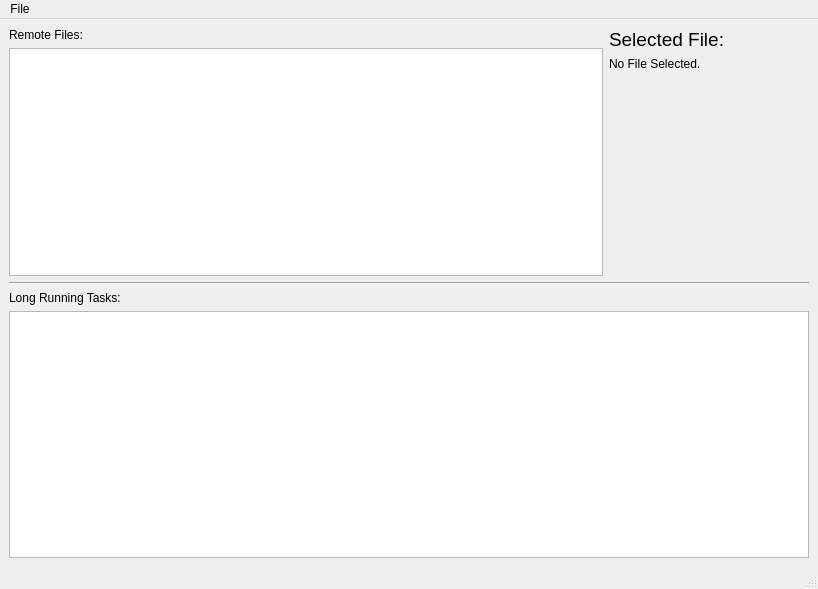
<?xml version="1.0" encoding="UTF-8"?>
<ui version="4.0">
 <comment>
********************************************************************************
**
** Copyright (c) 2017 The University of Notre Dame
** Copyright (c) 2017 The Regents of the University of California
**
** Redistribution and use in source and binary forms, with or without modification,
** are permitted provided that the following conditions are met:
**
** 1. Redistributions of source code must retain the above copyright notice, this 
** list of conditions and the following disclaimer.
**
** 2. Redistributions in binary form must reproduce the above copyright notice, this
** list of conditions and the following disclaimer in the documentation and/or other
** materials provided with the distribution.
**
** 3. Neither the name of the copyright holder nor the names of its contributors may
** be used to endorse or promote products derived from this software without specific
** prior written permission.
**
** THIS SOFTWARE IS PROVIDED BY THE COPYRIGHT HOLDERS AND CONTRIBUTORS &quot;AS IS&quot; AND ANY
** EXPRESS OR IMPLIED WARRANTIES, INCLUDING, BUT NOT LIMITED TO, THE IMPLIED WARRANTIES
** OF MERCHANTABILITY AND FITNESS FOR A PARTICULAR PURPOSE ARE DISCLAIMED. IN NO EVENT
** SHALL THE COPYRIGHT HOLDER OR CONTRIBUTORS BE LIABLE FOR ANY DIRECT, INDIRECT,
** INCIDENTAL, SPECIAL, EXEMPLARY, OR CONSEQUENTIAL DAMAGES (INCLUDING, BUT NOT LIMITED
** TO, PROCUREMENT OF SUBSTITUTE GOODS OR SERVICES; LOSS OF USE, DATA, OR PROFITS; OR
** BUSINESS INTERRUPTION) HOWEVER CAUSED AND ON ANY THEORY OF LIABILITY, WHETHER IN
** CONTRACT, STRICT LIABILITY, OR TORT (INCLUDING NEGLIGENCE OR OTHERWISE) ARISING
** IN ANY WAY OUT OF THE USE OF THIS SOFTWARE, EVEN IF ADVISED OF THE POSSIBILITY OF
** SUCH DAMAGE.
**
**********************************************************************************

// Contributors:
// Written by Peter Sempolinski, for the Natural Hazard Modeling Laboratory, director: Ahsan Kareem, at Notre Dame
 </comment>
 <class>RemoteFileWindow</class>
 <widget class="QMainWindow" name="RemoteFileWindow">
  <property name="geometry">
   <rect>
    <x>0</x>
    <y>0</y>
    <width>818</width>
    <height>589</height>
   </rect>
  </property>
  <property name="windowTitle">
   <string>MainWindow</string>
  </property>
  <widget class="QWidget" name="centralwidget">
   <layout class="QVBoxLayout" name="verticalLayout_3">
    <item>
     <layout class="QHBoxLayout" name="horizontalLayout">
      <item>
       <layout class="QVBoxLayout" name="verticalLayout">
        <item>
         <widget class="QLabel" name="filesLabel">
          <property name="text">
           <string>Remote Files:</string>
          </property>
         </widget>
        </item>
        <item>
         <widget class="QTreeView" name="remoteFileView">
          <property name="contextMenuPolicy">
           <enum>Qt::CustomContextMenu</enum>
          </property>
          <property name="editTriggers">
           <set>QAbstractItemView::NoEditTriggers</set>
          </property>
         </widget>
        </item>
       </layout>
      </item>
      <item>
       <layout class="QVBoxLayout" name="verticalLayout_2">
        <item>
         <widget class="QLabel" name="fileSelectedHeader">
          <property name="sizePolicy">
           <sizepolicy hsizetype="Minimum" vsizetype="Maximum">
            <horstretch>0</horstretch>
            <verstretch>0</verstretch>
           </sizepolicy>
          </property>
          <property name="minimumSize">
           <size>
            <width>200</width>
            <height>0</height>
           </size>
          </property>
          <property name="font">
           <font>
            <pointsize>14</pointsize>
           </font>
          </property>
          <property name="text">
           <string>Selected File:</string>
          </property>
         </widget>
        </item>
        <item>
         <widget class="QLabel" name="selectedFileInfo">
          <property name="text">
           <string>No File Selected.</string>
          </property>
          <property name="alignment">
           <set>Qt::AlignLeading|Qt::AlignLeft|Qt::AlignTop</set>
          </property>
         </widget>
        </item>
       </layout>
      </item>
     </layout>
    </item>
    <item>
     <widget class="Line" name="line">
      <property name="orientation">
       <enum>Qt::Horizontal</enum>
      </property>
     </widget>
    </item>
    <item>
     <widget class="QLabel" name="label_2">
      <property name="text">
       <string>Long Running Tasks:</string>
      </property>
     </widget>
    </item>
    <item>
     <widget class="QListView" name="longTaskView"/>
    </item>
   </layout>
  </widget>
  <widget class="QMenuBar" name="menubar">
   <property name="geometry">
    <rect>
     <x>0</x>
     <y>0</y>
     <width>818</width>
     <height>19</height>
    </rect>
   </property>
   <widget class="QMenu" name="menuFile">
    <property name="title">
     <string>File</string>
    </property>
    <addaction name="actionCopyright"/>
    <addaction name="separator"/>
    <addaction name="actionExit_2"/>
   </widget>
   <addaction name="menuFile"/>
  </widget>
  <widget class="QStatusBar" name="statusbar"/>
  <action name="actionExit">
   <property name="text">
    <string>Exit</string>
   </property>
  </action>
  <action name="actionCopyright">
   <property name="text">
    <string>License Info</string>
   </property>
  </action>
  <action name="actionExit_2">
   <property name="text">
    <string>Exit</string>
   </property>
  </action>
 </widget>
 <resources/>
 <connections/>
</ui>
